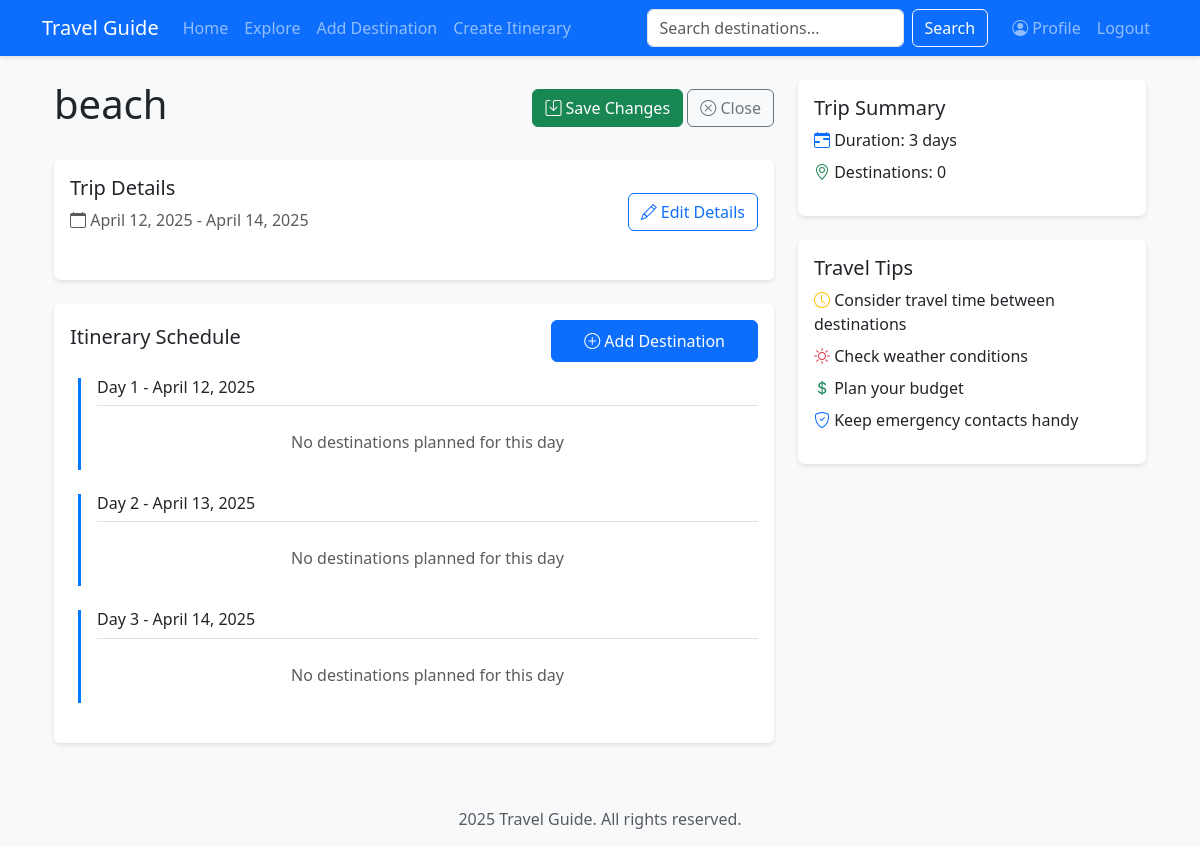
Screenshot of /itinerary/3 (signed in) with the database file from the repository.
### app.py (models this page shows)
class Itinerary(db.Model):
    id = db.Column(db.Integer, primary_key=True)
    title = db.Column(db.String(100), nullable=False)
    start_date = db.Column(db.DateTime, nullable=False)
    end_date = db.Column(db.DateTime, nullable=False)
    user_id = db.Column(db.Integer, db.ForeignKey('user.id'), nullable=False)
    destinations = db.relationship('ItineraryDestination', backref='itinerary', lazy=True)

### app.py (the view)
@app.route('/itinerary/<int:id>')
@login_required
def edit_itinerary(id):
    itinerary = Itinerary.query.get_or_404(id)
    if itinerary.user_id != current_user.id:
        flash('You do not have permission to view this itinerary.', 'error')
        return redirect(url_for('index'))
    destinations = Destination.query.all()
    return render_template('edit_itinerary.html',
                         itinerary=itinerary,
                         destinations=destinations,
                         timedelta=timedelta)

### app.py (called while the page is built)
@login_manager.user_loader
def load_user(user_id):
    return User.query.get(int(user_id))

### templates/edit_itinerary.html (shortened to what this page needs)
{% extends "base.html" %}
{% block content %}
<div class="container">
    <div class="row">
        <div class="col-md-8">
            <div class="d-flex justify-content-between align-items-center mb-4">
                <h1>{{ itinerary.title }}</h1>
                <div>
                    <button class="btn btn-success" id="saveChanges">
                        <i class="bi bi-save"></i> Save Changes
                    </button>
                    <a href="{{ url_for('profile') }}" class="btn btn-outline-secondary">
                        <i class="bi bi-x-circle"></i> Close
                    </a>
                </div>
            </div>
            <div class="card mb-4">
                <div class="card-body">
                    <div class="d-flex justify-content-between align-items-center mb-3">
                        <div>
                            <h5 class="card-title">Trip Details</h5>
                            <p class="text-muted">
                                <i class="bi bi-calendar"></i>
                                {{ itinerary.start_date.strftime('%B %d, %Y') }} -
                                {{ itinerary.end_date.strftime('%B %d, %Y') }}
                            </p>
                        </div>
                        <button class="btn btn-outline-primary" id="editDetails">
                            <i class="bi bi-pencil"></i> Edit Details
                        </button>
                    </div>
                </div>
            </div>
            <div class="card">
                <div class="card-body">
                    <div class="d-flex justify-content-between align-items-center mb-3">
                        <h5 class="card-title">Itinerary Schedule</h5>
                        <button class="btn btn-primary" data-bs-toggle="modal" data-bs-target="#addDestinationModal">
                            <i class="bi bi-plus-circle"></i> Add Destination
                        </button>
                    </div>
                    <div id="itineraryDays">
                        {% set days = (itinerary.end_date - itinerary.start_date).days + 1 %}
                        {% for day in range(days) %}
                        <div class="day-section mb-4">
                            <h6 class="border-bottom pb-2">
                                Day {{ day + 1 }} -
                                {{ (itinerary.start_date + timedelta(days=day)).strftime('%B %d, %Y') }}
                            </h6>
                            {% set day_destinations = itinerary.destinations|selectattr('day_number', 'equalto', day + 1)|list %}
                            {% if day_destinations %}
                            {% for dest in day_destinations %}
                            <div class="card mb-2 destination-card" data-id="{{ dest.id }}">
                                <div class="card-body">
                                    <div class="d-flex justify-content-between align-items-start">
                                        <div>
                                            <h6 class="mb-1">{{ dest.destination.name }}</h6>
                                            <p class="text-muted mb-1">
                                                <i class="bi bi-geo-alt"></i> {{ dest.destination.location }}
                                            </p>
                                            {% if dest.notes %}
                                            <p class="mb-0"><small>{{ dest.notes }}</small></p>
                                            {% endif %}
                                        </div>
                                        <div class="btn-group">
                                            <button class="btn btn-sm btn-outline-primary edit-notes"
                                                    data-bs-toggle="modal"
                                                    data-bs-target="#editNotesModal"
                                                    data-dest-id="{{ dest.id }}">
                                                <i class="bi bi-pencil"></i>
                                            </button>
                                            <button class="btn btn-sm btn-outline-danger remove-destination"
                                                    data-dest-id="{{ dest.id }}">
                                                <i class="bi bi-trash"></i>
                                            </button>
                                        </div>
                                    </div>
                                </div>
                            </div>
                            {% endfor %}
                            {% else %}
                            <p class="text-muted text-center py-3">No destinations planned for this day</p>
                            {% endif %}
                        </div>
                        {% endfor %}
                    </div>
                </div>
            </div>
        </div>
        <div class="col-md-4">
            <div class="card mb-4">
                <div class="card-body">
                    <h5 class="card-title">Trip Summary</h5>
                    <ul class="list-unstyled">
                        <li class="mb-2">
                            <i class="bi bi-calendar-range text-primary"></i>
                            Duration: {{ days }} days
                        </li>
                        <li class="mb-2">
                            <i class="bi bi-geo-alt text-success"></i>
                            Destinations: {{ itinerary.destinations|length }}
                        </li>
                    </ul>
                </div>
            </div>
            <div class="card">
                <div class="card-body">
                    <h5 class="card-title">Travel Tips</h5>
                    <ul class="list-unstyled">
                        <li class="mb-2">
                            <i class="bi bi-clock text-warning"></i>
                            Consider travel time between destinations
                        </li>
                        <li class="mb-2">
                            <i class="bi bi-sun text-danger"></i>
                            Check weather conditions
                        </li>
                        <li class="mb-2">
                            <i class="bi bi-currency-dollar text-success"></i>
                            Plan your budget
                        </li>
                        <li class="mb-2">
                            <i class="bi bi-shield-check text-primary"></i>
                            Keep emergency contacts handy
                        </li>
                    </ul>
                </div>
            </div>
        </div>
    </div>
</div>
{% endblock %}

### static/css/style.css (style rules this page uses)
body { background-color: #f8f9fa; min-height: 100vh; display: flex; flex-direction: column; }
.card { box-shadow: 0 4px 6px rgba(0,0,0,.1); border: none; box-shadow: 0 2px 4px rgba(0, 0, 0, 0.1); transition: transform 0.2s, box-shadow 0.2s; }
.btn-primary { padding: 0.5rem 2rem; }
.day-section { border-left: 3px solid #007bff; padding-left: 1rem; margin-left: 0.5rem; }

### rows the page displays
Itinerary: title "beach", start_date "April 12, 2025", end_date "April 14, 2025", start_date "April 12, 2025" "April 13, 2025" "April 14, 2025"

### other values shown
{{ day + 1 }} "1" "2" "3"
{{ days }} "3"
{{ itinerary.destinations|length }} "0"
